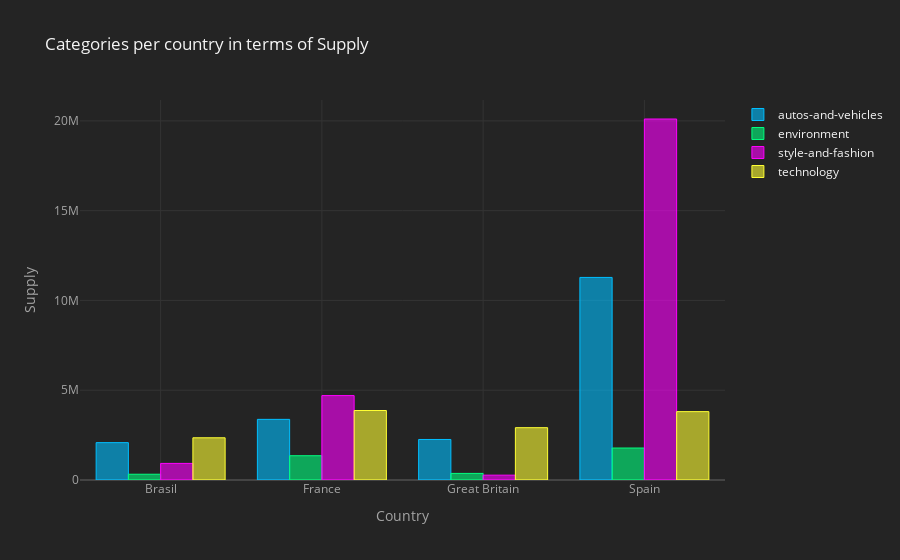

Notebook code for this chart:
### Markdown cell above
##### 💡Vehicles and **Tech** are  most frequent categories, representing more than 60% of total articles. In Brasil and Spain, Vehicles is the dominant category (43% and 47% respectively). In France and Great Britain, Tech is the dominant category (37% and 58% respectively), France with more interest in Style than others and Great Britan with less interest in Environment and Style than others. More than half of articles in Great Britain are about Technology

### Code cell
aux_1_2_1 = df.groupby(['Country', 'pageCategory']).agg({'ClientLoad':'sum'})
aux_1_2_1 = pd.pivot_table(aux_1_2_1, values='ClientLoad',index=['Country'],columns='pageCategory')
aux_1_2_1.iplot(kind='bar', color=['deepskyblue','springgreen','magenta','yellow'],
        xTitle='Country', yTitle='Supply',
        title= 'Categories per country in terms of Supply')

### Figure 1 — Plotly figure (JSON) as saved in the notebook; plotly's stock layout.template omitted (floating-point values rounded to 4 significant figures)
{"data": [{"marker": {"color": "rgba(0, 191, 255, 0.6)", "line": {"color": "rgba(0, 191, 255, 1.0)", "width": 1}}, "name": "autos-and-vehicles", "orientation": "v", "text": "", "type": "bar", "x": ["Brasil", "France", "Great Britain", "Spain"], "y": [2081069, 3376907, 2257401, 11281656]}, {"marker": {"color": "rgba(0, 255, 127, 0.6)", "line": {"color": "rgba(0, 255, 127, 1.0)", "width": 1}}, "name": "environment", "orientation": "v", "text": "", "type": "bar", "x": ["Brasil", "France", "Great Britain", "Spain"], "y": [320953, 1351559, 366658, 1780466]}, {"marker": {"color": "rgba(255, 0, 255, 0.6)", "line": {"color": "rgba(255, 0, 255, 1.0)", "width": 1}}, "name": "style-and-fashion", "orientation": "v", "text": "", "type": "bar", "x": ["Brasil", "France", "Great Britain", "Spain"], "y": [923579, 4700985, 269396, 20105241]}, {"marker": {"color": "rgba(255, 255, 51, 0.6)", "line": {"color": "rgba(255, 255, 51, 1.0)", "width": 1}}, "name": "technology", "orientation": "v", "text": "", "type": "bar", "x": ["Brasil", "France", "Great Britain", "Spain"], "y": [2350738, 3870615, 2914039, 3807740]}], "layout": {"legend": {"bgcolor": "#242424", "font": {"color": "#F4F4F4"}}, "paper_bgcolor": "#242424", "plot_bgcolor": "#242424", "title": {"font": {"color": "#F4F4F4"}, "text": "Categories per country in terms of Supply"}, "xaxis": {"gridcolor": "#343434", "showgrid": true, "tickfont": {"color": "#A4A4A4"}, "title": {"font": {"color": "#A4A4A4"}, "text": "Country"}, "zerolinecolor": "#444444"}, "yaxis": {"gridcolor": "#343434", "showgrid": true, "tickfont": {"color": "#A4A4A4"}, "title": {"font": {"color": "#A4A4A4"}, "text": "Supply"}, "zerolinecolor": "#444444"}}}
